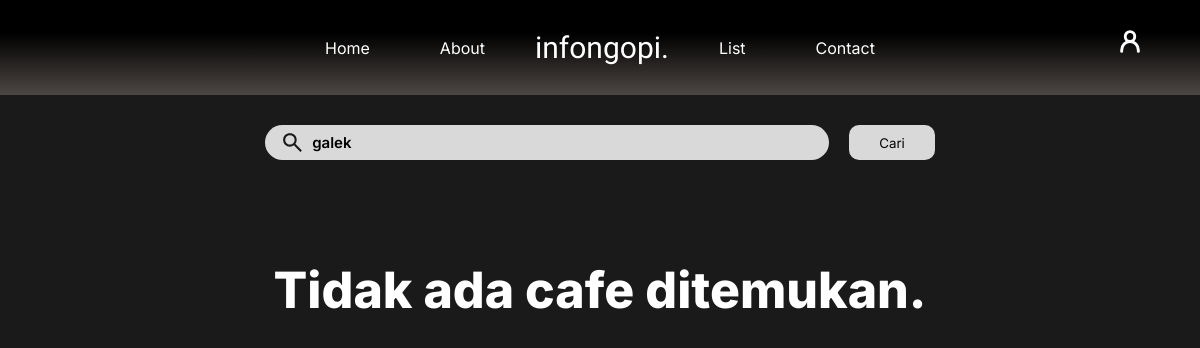
The page /pages/cafe.php?cari=galek (signed in) on the database as committed earlier.
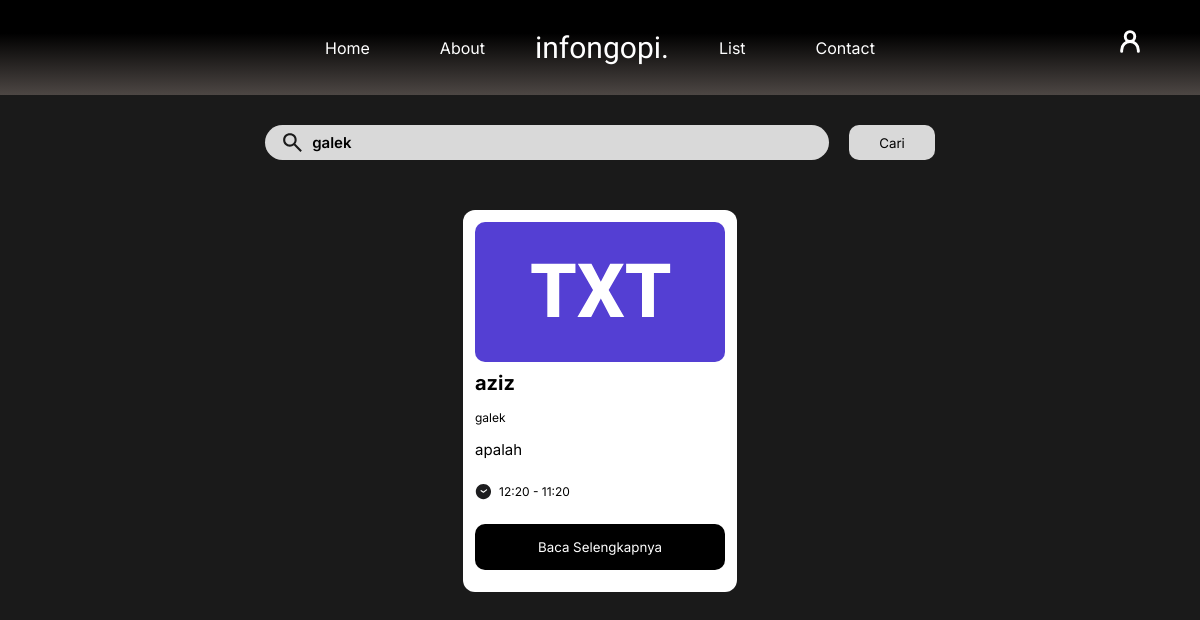
The same page on the database as committed later.
### tables this page shows
CREATE TABLE `cafe` (
  `id` varchar(255) NOT NULL,
  `nama` varchar(255) NOT NULL,
  `foto` varchar(255) DEFAULT NULL,
  `lokasi` varchar(255) NOT NULL,
  `deskripsi` mediumtext,
  `pro` text,
  `cons` text,
  `jam_buka` varchar(255) NOT NULL,
  `jam_tutup` varchar(255) NOT NULL,
  `instagram` varchar(255) DEFAULT NULL
);

### pages/cafe.php (the view, shortened to what this page needs)
<?php
include "../db/koneksi.php";
?>
<!DOCTYPE html>
<html lang="en">
<head>
    <link rel="stylesheet" href="./style/cafe.css">
</head>
<body>
    <div class="navbar">
        <ul class="menu">
            <li><a href="../index.php">Home</a></li>
            <li><a href="./about.php">About</a></li>
            <li class="logo"><a href="../index.php">infongopi.</a></li>
            <li><a href="">List</a></li>
            <li><a href="#">Contact</a></li>
        </ul>
        <a href="./account.php"><img class="profile" src="../public/assets/profile-icon.svg" alt="profile"></a>
    </div>
    <form action="" method="GET" class="search-container">
        <div class="search">
            <img src="../public/assets/search-icon.svg" alt="seach-icon">
            <input type="text" name="cari" placeholder="Masukkan lokasi daerah anda" value="<?php echo htmlspecialchars($_GET['cari'] ?? '', ENT_QUOTES); ?>">
        </div>
        <button type="submit" class="cari">Cari</button>
    </form>
    <div class="cafe-container">
    <?php
    if(isset($_GET['cari'])){
        $cafe2 = "SELECT * FROM cafe WHERE lokasi LIKE '%" . $conn->real_escape_string($_GET['cari']) . "%'";
        $res = $conn->query($cafe2);
        if ($res->num_rows > 0) {
            while ($row = mysqli_fetch_assoc($res)) {
                echo '
        <div class="cafe">
            <div class="cafe-img">
                <img src="../public/cafe/' . htmlspecialchars($row['foto'] ?? "placeholder.jpg") . '" alt="cafe">
            </div>
            <div class="cafe-desc">
                <h2>' . htmlspecialchars($row['nama']) . '</h2>
                <p>' . htmlspecialchars($row['lokasi']) . '</p>
                <p>' . htmlspecialchars($row['deskripsi']) . '</p>
                <div class="time-container">
                    <img src="../public/assets/time.svg" alt="clock">
                    <p>' . htmlspecialchars($row['jam_buka']) . ' - ' . htmlspecialchars($row['jam_tutup']) . '</p>
                </div>
                <form action="" method="POST">
                    <input type="hidden" name="submit" value="'. htmlspecialchars($row['id']) .'">
                    <input class="baca" type="submit" value="Baca Selengkapnya">
                </form>
            </div>
        </div>';
            }
        } else {
            echo '<p class="tidak">Tidak ada cafe ditemukan.</p>';
        }
    }
    ?>
    </div>
</body>
</html>

Rows that differ between the two databases and show on the page:
added cafe: foto (picture), nama "aziz", lokasi "galek", deskripsi "apalah", jam_buka "12:20", jam_tutup "11:20"
Other text that changed with them:
text no longer shown: "Tidak ada cafe ditemukan."
